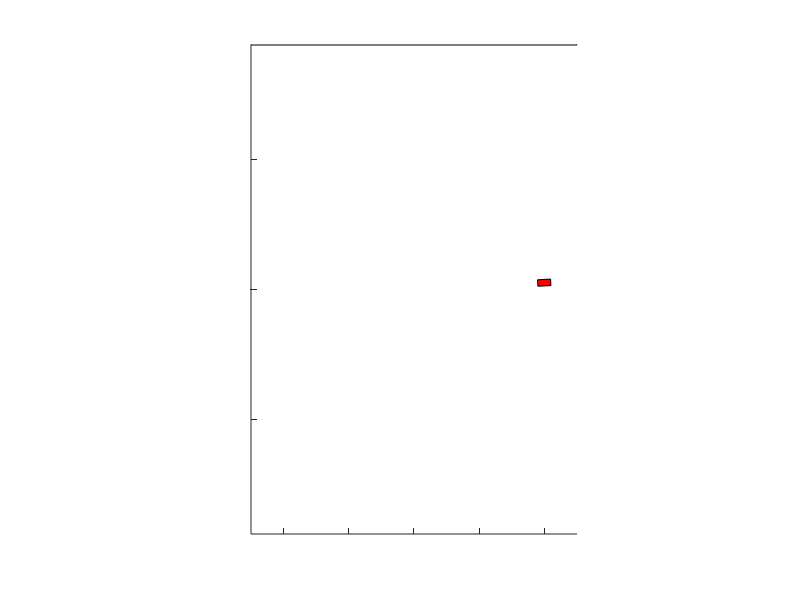

MATLAB code to generate this figure: (Note: this script raises an error after producing the figure.)
%%%%%%%%%%%%%%%%%%%%%%%%%%%%%%%%%%%%%%%%%%%%%%%%%%%%%%%%%%%%%%%%%%%%%%%%%%%%%%%%%%%%%%%%%%%%%%%%%%%%%%%%%%%%%%%%%%%%%%%
%%%%%%%%%%%%%%%%%%%%%%%%%%%%%%%%%%%%%%%%%%%%%%%%%%%%%%%%%%%%%%%%%%%%%%%%%%%%%%%%%%%%%%%%%%%%%%%%%%%%%%%%%%%%%%%%%%%%%%%
%%% Copyright (C) 2015 FRC Team 1736 
%%%
%%% File: plant_main.m
%%%
%%% Description: Main entry point for the plant model for RoboSim
%%% 
%%% Inputs: Serial packets from Arduino on RoboSim
%%%         Configuration of plant model.
%%%
%%% Outputs: Serial packets to Arduino
%%%          GUI animation of robot state
%%%          log files  
%%%
%%%  Change Log:
%%%
%%%     7/16/2015 - Chris Gerth
%%%       -Created
%%%        
%%%%%%%%%%%%%%%%%%%%%%%%%%%%%%%%%%%%%%%%%%%%%%%%%%%%%%%%%%%%%%%%%%%%%%%%%%%%%%%%%%%%%%%%%%%%%%%%%%%%%%%%%%%%%%%%%%%%%%%
%%%%%%%%%%%%%%%%%%%%%%%%%%%%%%%%%%%%%%%%%%%%%%%%%%%%%%%%%%%%%%%%%%%%%%%%%%%%%%%%%%%%%%%%%%%%%%%%%%%%%%%%%%%%%%%%%%%%%%%

%Arduino->Plant Packet Definition:
% byte (0 rxed first, n rxed last)
% 0 - start of packet marker - always '~'
% 1 - bit-packed digital inputs
% 2 - motor 1 voltage - signed int8, 0.09375 V/bit
% 3 - motor 2 voltage - signed int8, 0.09375 V/bit
% 4 - motor 3 voltage - signed int8, 0.09375 V/bit
% 5 - motor 4 voltage - signed int8, 0.09375 V/bit
% 6 - motor 5 voltage - signed int8, 0.09375 V/bit
% 7 - motor 6 voltage - signed int8, 0.09375 V/bit

%Plant->Arduino Packet Definition:
% byte (0 rxed first, n rxed last)
% 0 - start of packet marker - always '~'
% 1 - bit-packed digital outputs
% 2 - analog output 1
% 3 - analog output 2
% 4 - Quad Encoder 1 output - in UNITS???
% 5 - Quad Encoder 2 output - in UNITS???
% 6 - Quad Encoder 3 output - in UNITS???
% 7 - Quad Encoder 4 output - in UNITS???

clf;

%Physical size constants
field_width = 50; %ft
field_height = 75; %ft
robot_width = 2; %ft
robot_height = 1; %ft


%Robot coordinates
robot_x_pos = 0; %ft
robot_y_pos = 0; %ft
robot_rotation = 0; %radians wrt. +y axis. 0 radians means robot is pointed straight up. 90 is pointed to the left


%set up figure axis and draw field
axis([-field_width/2 field_width/2 -field_height/2 field_height/2], "equal", "nolabel", "manual", "tic", "on");
rectangle("Position", [-field_width/2 field_height/2 field_width field_height]);


%test loop for drawing
for i = 1:1:300
  robot_rotation = robot_rotation + 2*pi/120;
  robot_x_pos = cos(robot_rotation)*20;
  robot_y_pos = sin(robot_rotation)*20;
  robot_TL_vertex = [robot_x_pos, robot_y_pos] + [-robot_width/2 * cos(robot_rotation) +  -robot_height/2 * sin(robot_rotation),   robot_height/2 * cos(robot_rotation) + -robot_width/2 * sin(robot_rotation)];
  robot_TR_vertex = [robot_x_pos, robot_y_pos] + [ robot_width/2 * cos(robot_rotation) +  -robot_height/2 * sin(robot_rotation),   robot_height/2 * cos(robot_rotation) +  robot_width/2 * sin(robot_rotation)];;
  robot_BR_vertex = [robot_x_pos, robot_y_pos] + [ robot_width/2 * cos(robot_rotation) +   robot_height/2 * sin(robot_rotation),  -robot_height/2 * cos(robot_rotation) +  robot_width/2 * sin(robot_rotation)];;
  robot_BL_vertex = [robot_x_pos, robot_y_pos] + [-robot_width/2 * cos(robot_rotation) +   robot_height/2 * sin(robot_rotation),  -robot_height/2 * cos(robot_rotation) + -robot_width/2 * sin(robot_rotation)];;

  h = patch( [ robot_TL_vertex(1) robot_TR_vertex(1) robot_BR_vertex(1) robot_BL_vertex(1) ],[ robot_TL_vertex(2) robot_TR_vertex(2) robot_BR_vertex(2) robot_BL_vertex(2) ], 'r');
  drawnow("expose");
  usleep(10000)
  delete(h)
end